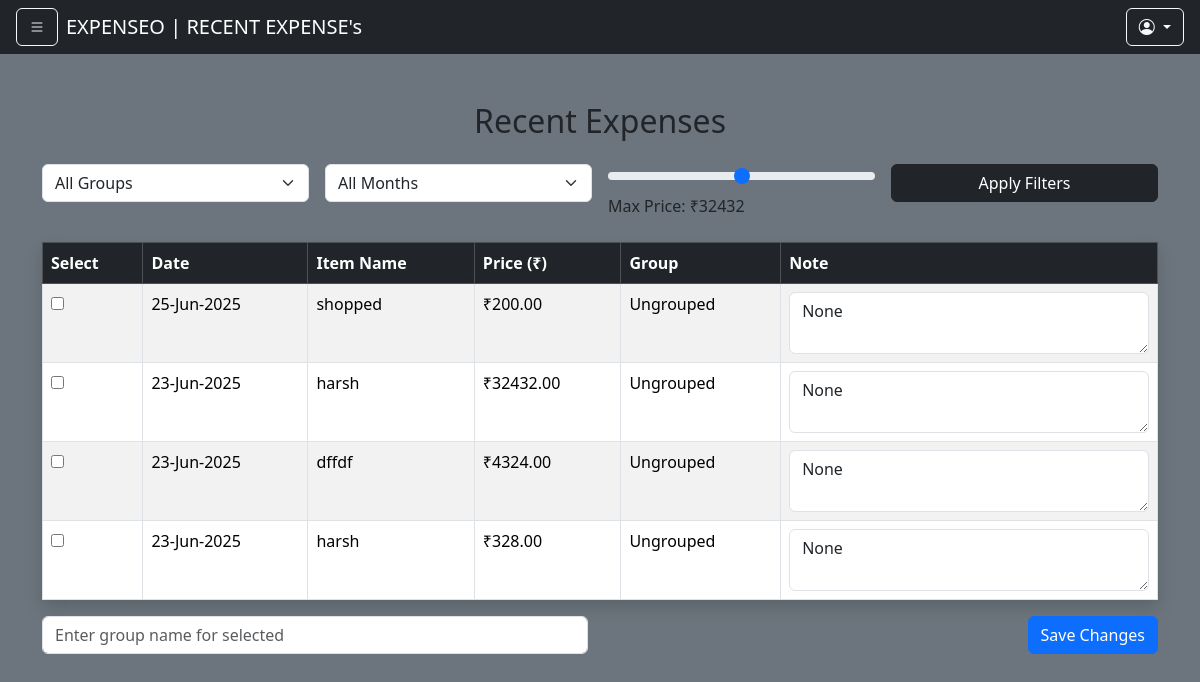
Screenshot of /recent-expenses/ (signed in) with the database file from the repository.
### apps/expense/models.py (models this page shows, shortened)
class BaseClass(models.Model):
    UID = models.UUIDField(default=uuid.uuid4, primary_key=True, null=False, blank=False)
    created_at = models.DateTimeField(auto_now_add=True)
    updated_at = models.DateTimeField(auto_now=True)
    class Meta:
        abstract = True

class Transaction(BaseClass):
    user = models.ForeignKey(Users, on_delete=models.CASCADE)
    item_name = models.CharField(max_length=255)
    expected_amount = models.DecimalField(max_digits=10, decimal_places=2)
    paid_amount = models.DecimalField(max_digits=10, decimal_places=2)
    group_name = models.CharField(max_length=100, blank=True, null=True)
    note = models.TextField(blank=True, null=True)
    transaction_time = models.DateTimeField(auto_now_add=True)

### apps/expense/views.py (the view, shortened to what this page needs)
# urls.py: path('recent-expenses/',recent_expenses,name="recent_expenses"),
def recent_expenses(request):
    user_uid = request.session.get('user_id')
    if not user_uid:
        messages.warning(request, "Please log in to view your recent expenses.")
        return redirect('login')
    expenses = Transaction.objects.filter(user_id=user_uid).order_by('-transaction_time')
    group_filter = request.GET.get('group')
    date_filter = request.GET.get('month_year')
    max_price = request.GET.get('price_max')
    if group_filter and group_filter != 'all':
        expenses = expenses.filter(group_name=group_filter)
    if max_price:
        try:
            expenses = expenses.filter(paid_amount__lte=Decimal(max_price))
        except:
            pass
    all_groups = Transaction.objects.filter(user_id=user_uid).values_list('group_name', flat=True).distinct()
    all_groups = [g for g in all_groups if g]  # remove nulls
    month_years = Transaction.objects.filter(user_id=user_uid).dates('transaction_time', 'month', order='DESC')
    price_range = Transaction.objects.filter(user_id=user_uid).aggregate(min_price=Min('paid_amount'), max_price=Max('paid_amount'))
    for e in expenses:
        if not e.group_name:
            e.group_name = "Ungrouped"
        if not e.note:
            e.note = "None"
        e.formatted_date = localtime(e.transaction_time).strftime('%d-%b-%Y')
    return render(request, 'expense/recent_expenses.html', {
        'expenses': expenses,
        'groups': all_groups,
        'month_years': month_years,
        'price_range': price_range
})

### apps/expense/templates/expense/recent_expenses.html (shortened to what this page needs)
{% extends "expense/base.html" %}
{% block page %}RECENT EXPENSE's{% endblock  %}
{% block body %}
<div class="container mt-5">
    <h2 class="text-center mb-4">Recent Expenses</h2>
    <form method="get" class="row mb-4 g-3">
        <div class="col-md-3">
            <select name="group" class="form-select">
                <option value="all">All Groups</option>
            </select>
        </div>
        <div class="col-md-3">
            <select name="month_year" class="form-select">
                <option value="">All Months</option>
            </select>
        </div>
        <div class="col-md-3">
            <input type="range" class="form-range" name="price_max"
                min="{{ price_range.min_price }}" max="{{ price_range.max_price }}" step="1"
                oninput="document.getElementById('rangeValue').innerText = '₹' + this.value;">
            <label>Max Price: <span id="rangeValue">₹{{ price_range.max_price }}</span></label>
        </div>
        <div class="col-md-3">
            <button type="submit" class="btn btn-dark w-100">Apply Filters</button>
        </div>
    </form>
    <form method="post">
        <table class="table table-bordered table-striped shadow">
            <thead class="table-dark">
                <tr>
                    <th scope="col">Select</th>
                    <th scope="col">Date</th>
                    <th scope="col">Item Name</th>
                    <th scope="col">Price (₹)</th>
                    <th scope="col">Group</th>
                    <th scope="col">Note</th>
                </tr>
            </thead>
            <tbody>
                {% for expense in expenses %}
                <tr>
                    <td><input type="checkbox" name="selected" value="{{ expense.UID }}"></td>
                    <td>{{ expense.formatted_date }}</td>
                    <td>{{ expense.item_name }}</td>
                    <td>₹{{ expense.paid_amount }}</td>
                    <td>{{ expense.group_name }}</td>
                    <td>
                        <textarea name="note_{{ expense.UID }}" maxlength="100"
                            class="form-control" rows="2">{{ expense.note }}</textarea>
                    </td>
                </tr>
                {% empty %}
                <tr>
                    <td colspan="6" class="text-center">No expenses found.</td>
                </tr>
                {% endfor %}
            </tbody>
        </table>
        <div class="row mt-3">
            <div class="col-md-6">
                <input type="text" name="group_name" class="form-control" placeholder="Enter group name for selected">
            </div>
            <div class="col-md-6 text-end">
                <button type="submit" class="btn btn-primary">Save Changes</button>
            </div>
        </div>
    </form>
</div>
{% endblock %}

### rows the page displays
Transaction: formatted_date "25-Jun-2025", item_name "shopped", paid_amount "200.00", group_name "Ungrouped", UID "None"
Transaction: formatted_date "23-Jun-2025", item_name "harsh", paid_amount "32432.00", group_name "Ungrouped", UID "None"
Transaction: formatted_date "23-Jun-2025", item_name "dffdf", paid_amount "4324.00", group_name "Ungrouped", UID "None"
Transaction: formatted_date "23-Jun-2025", item_name "harsh", paid_amount "328.00", group_name "Ungrouped", UID "None"

### other values shown
{{ price_range.max_price }} "32432"
